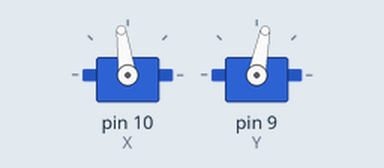
This sketch was run on a simulated Arduino Uno, built with avr-gcc and run on an emulated ATmega328P. On the bench: 2 × servo. Random numbers use the default seed unless the sketch sets one.

Above: at 2.15 s.
At 10.95 s:
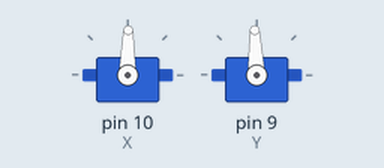
At 20.66 s:
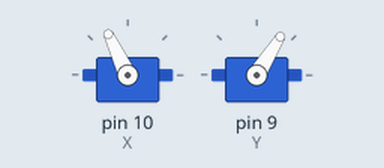
At 38.56 s:
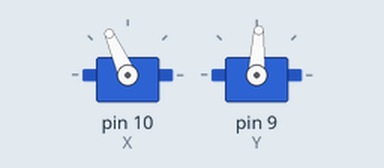
Timing chart, 0 to 40.0 s (numbered marks = the images above):
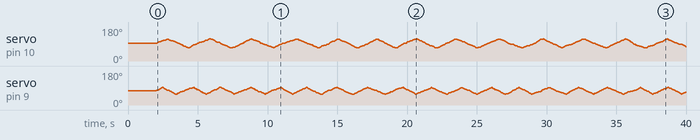

The sketch:

cathelaser.ino
```cpp
#include "Servo.h"

Servo motorX;
Servo motorY;
const int X = 10
        , Y = 9
        , servoDelay = 15
        , xBaseAngle = 93
        , yBaseAngle = 75
        , xLimit = 23
        , yLimit = 17;

int direction
  , xAngle = xBaseAngle
  , yAngle = yBaseAngle
  , xSpeed = 1
  , ySpeed = 1;

void setup() {
  motorX.write(xBaseAngle);
  motorY.write(yBaseAngle);
  motorX.attach(X);
  motorY.attach(Y);
  delay(2000);
}

void loop() {
  direction = random(2);

  if (direction == 0) {
    xAngle += xSpeed;
    motorX.write(xAngle);

    if (xAngle > (xBaseAngle + xLimit) || xAngle < (xBaseAngle - xLimit)) {
      xSpeed = -xSpeed;
    }
  }

  if (direction == 1) {
    yAngle += ySpeed;
    motorY.write(yAngle);

    if (yAngle > (yBaseAngle + yLimit) || yAngle < (yBaseAngle - yLimit)) {
      ySpeed = -ySpeed;
    }
  }

  delay(servoDelay);
}
```
